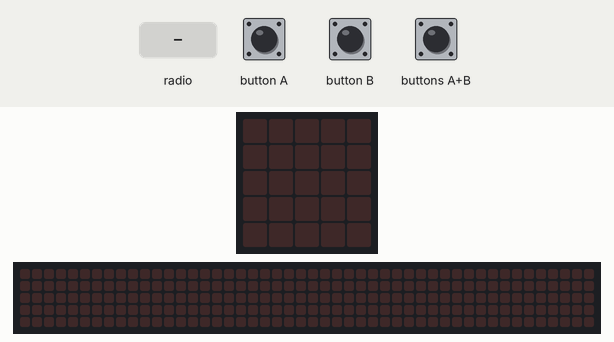
Simulated run of this program. Board: BBC micro:bit (MakeCode). Shown: the board's 5×5 LED display, a strip that is not on the board, showing the scrolling text unrolled. The test bench sets the inputs (shaded band). The 48×5 strip is a reading aid, not a part: it shows the text the display is scrolling, unrolled, one strip-width of it at a time.

Above: at 1.2 s.
1.3 s: radio message "A" arrives
At 1.45 s:
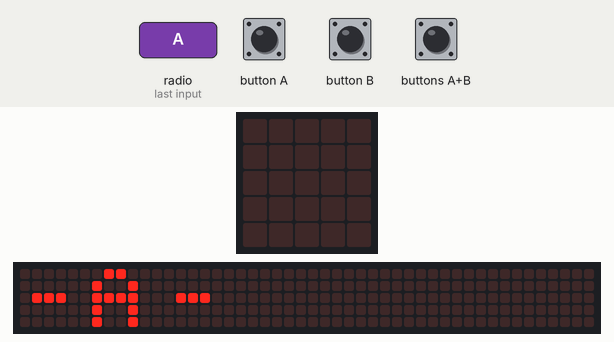
4.3 s: radio message "AB" arrives
At 5.05 s:
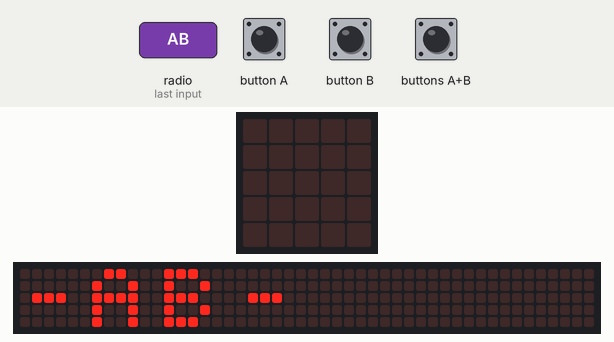
7.3 s: radio message "B" arrives
At 12.77 s:
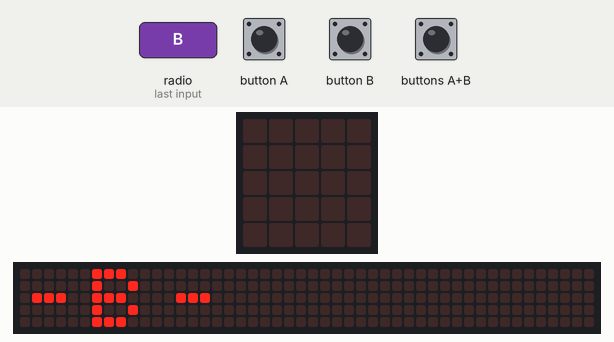
Timing chart, 0 to 14.3 s (numbered marks = the images above; inputs shaded):
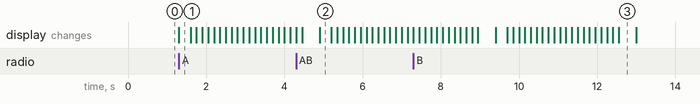

The program:

main.ts
```typescript
input.onButtonPressed(Button.A, function () {
    radio.sendString("A")
})
input.onButtonPressed(Button.AB, function () {
    radio.sendString("AB")
})
radio.onReceivedString(function (receivedString) {
    basic.showString("-" + receivedString + "-")
    basic.clearScreen()
})
input.onButtonPressed(Button.B, function () {
    radio.sendString("B")
})
basic.clearScreen()
radio.setGroup(1)
```

test.ts
```typescript
// ide kerülnek a tesztek; a rendszer ezt nem kompilálja, ha a csomagot bővítményként használják.
```

Measured:
- after the input at 1.3 s, the display: changes at once (image 1)
- after the input at 4.3 s, the display: first differs from a run without the input after 0.60 s (image 2)
- after the input at 7.3 s, the display: first differs from a run without the input after 2.1 s (image 3)
- what the display in image 3 shows lasts 0.4 s, from 12.6 s to 13.0 s
